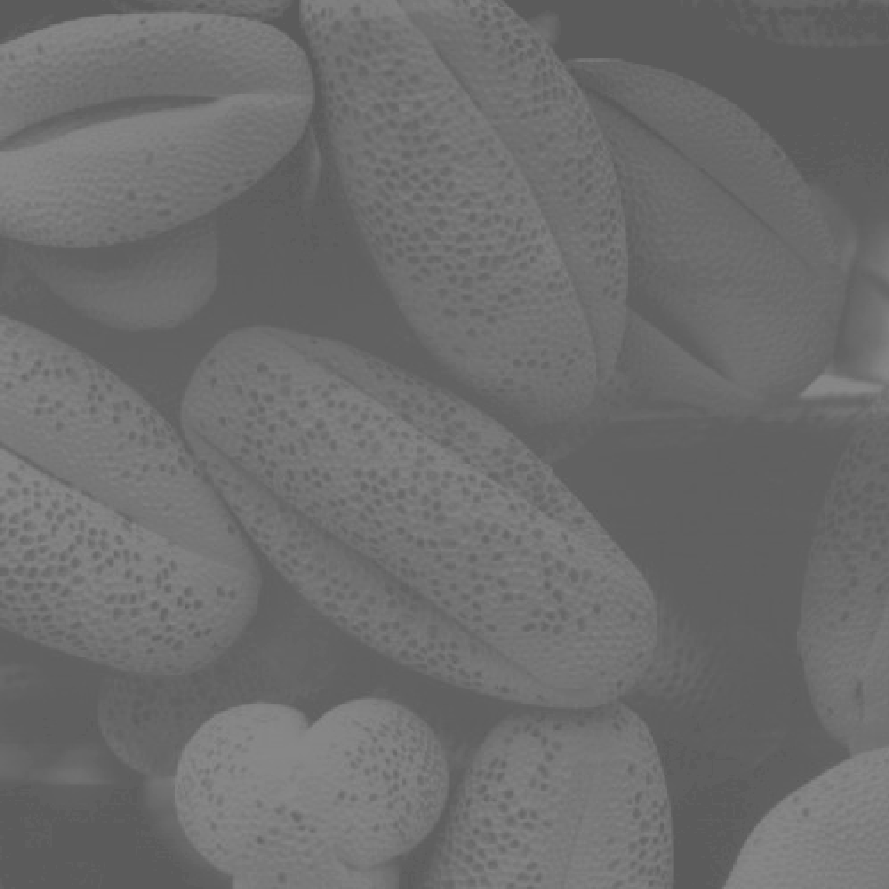
#> input picture ImageEnhancementOperations/resources/1_pollen_grains.png, 889 x 889 px, found by its file name
$ python 5_2_1.py
#> lines starting #> are read from the running program, lines starting #| are printed output that depends on the picture
# -*- coding: utf-8 -*-
"""
Created on Thu Sep 06 15:00:52 2018

@author: Student
"""

from PIL import Image
import numpy as np
from matplotlib import pyplot as plt

def get_image():
    img = Image.open('C:/Users/Student/Downloads/ragja_iplab/1_pollen_grains.png').convert('L')
    img.load()
    data = np.asarray( img, dtype="uint8" )
    print(data)
#> (printed output is left out)
    new_image=np.zeros((data.shape[0],data.shape[1]))
    for i in range(0,data.shape[0]):
        for j in range(0,data.shape[1]):
                final_intensity=data[i][j]+150
                if(final_intensity>255):
                    new_image[i][j]=255
                else:
                    new_image[i][j]=data[i][j]+150
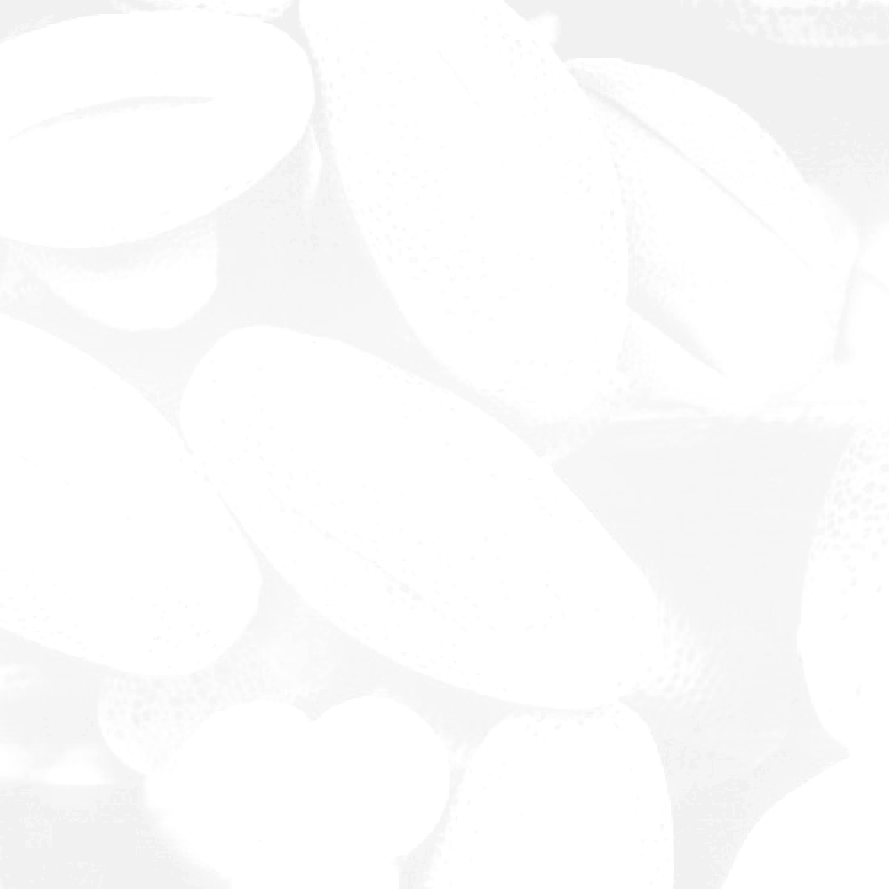
#> new_image: shape (889, 889) float64; min 241, max 255, mean 251.9
    print(new_image)
#> (printed output is left out)
    plt.figure()
    plt.imshow(new_image,cmap='gray')

get_image()

$ run again, with ImageEnhancementOperations/resources/3_kidney.png copied over ImageEnhancementOperations/resources/1_pollen_grains.png
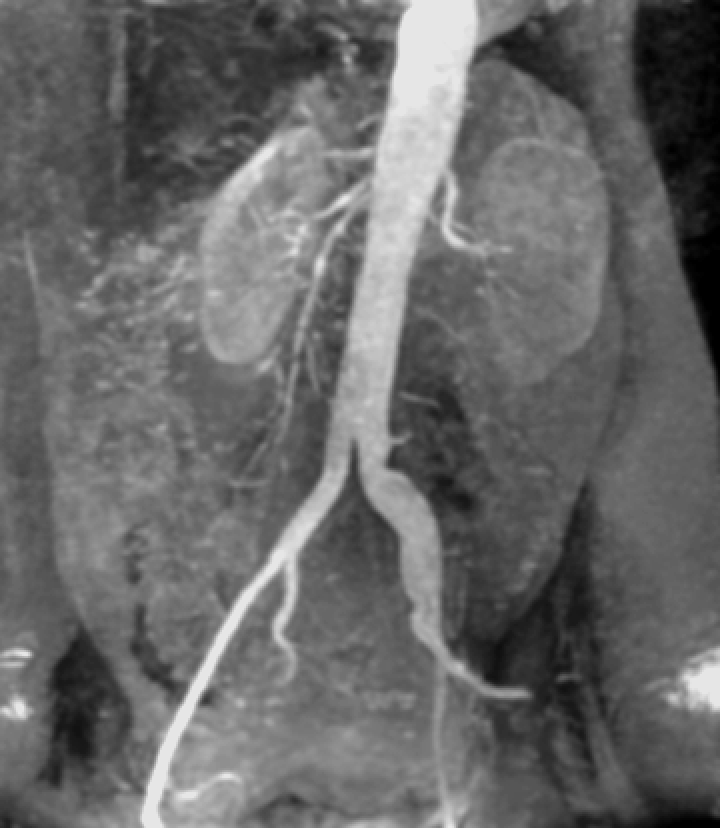
#> input picture ImageEnhancementOperations/resources/3_kidney.png, 720 x 828 px, found by its file name
#> (printed output is left out)
#> after the loop in get_image, `for i in range(0,data.shape[0]):`:
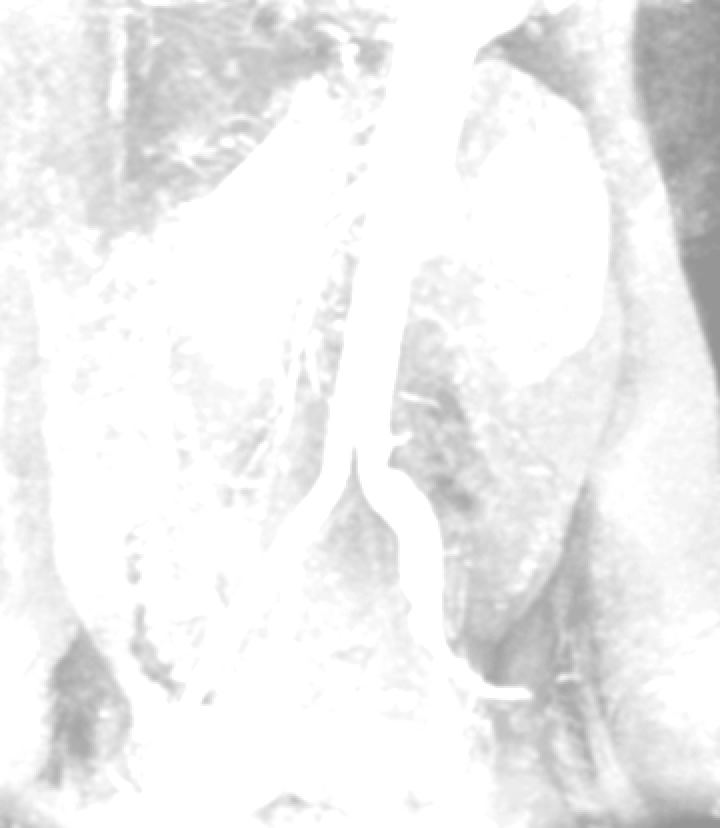
#> new_image: shape (828, 720) float64; min 150, max 255, mean 238.5
#> (printed output is left out)
